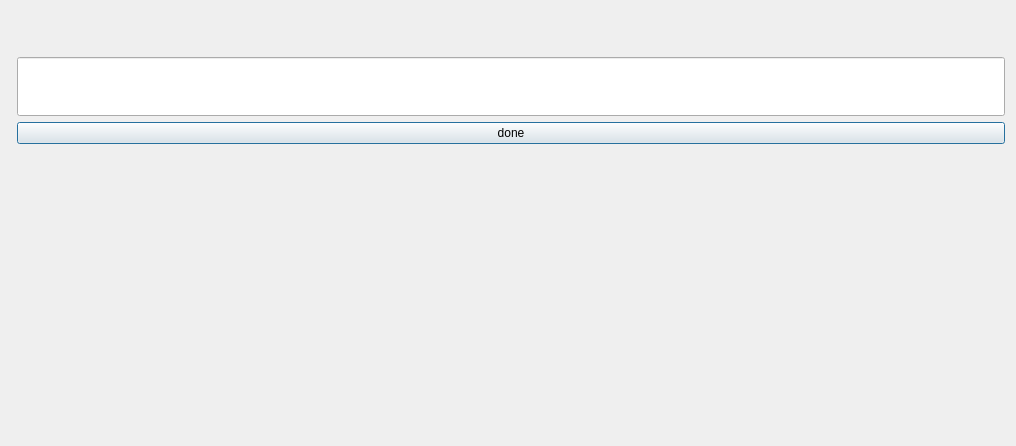
<?xml version="1.0" encoding="UTF-8"?>
<ui version="4.0">
 <class>loginpage</class>
 <widget class="QDialog" name="loginpage">
  <property name="geometry">
   <rect>
    <x>0</x>
    <y>0</y>
    <width>1016</width>
    <height>446</height>
   </rect>
  </property>
  <property name="windowTitle">
   <string>Dialog</string>
  </property>
  <layout class="QFormLayout" name="formLayout">
   <item row="0" column="1">
    <widget class="QLabel" name="label">
     <property name="text">
      <string/>
     </property>
     <property name="pixmap">
      <pixmap>../../Pictures/Screenshots/Screenshot 2023-11-27 183007.png</pixmap>
     </property>
    </widget>
   </item>
   <item row="3" column="1">
    <widget class="QLineEdit" name="lineEdit">
     <property name="font">
      <font>
       <family>Franklin Gothic Demi Cond</family>
       <pointsize>28</pointsize>
      </font>
     </property>
     <property name="text">
      <string/>
     </property>
     <property name="readOnly">
      <bool>false</bool>
     </property>
    </widget>
   </item>
   <item row="4" column="1">
    <widget class="QPushButton" name="done">
     <property name="text">
      <string>done</string>
     </property>
     <property name="iconSize">
      <size>
       <width>5</width>
       <height>5</height>
      </size>
     </property>
    </widget>
   </item>
   <item row="2" column="1">
    <spacer name="horizontalSpacer">
     <property name="orientation">
      <enum>Qt::Horizontal</enum>
     </property>
     <property name="sizeHint" stdset="0">
      <size>
       <width>40</width>
       <height>20</height>
      </size>
     </property>
    </spacer>
   </item>
  </layout>
 </widget>
 <resources/>
 <connections/>
</ui>
